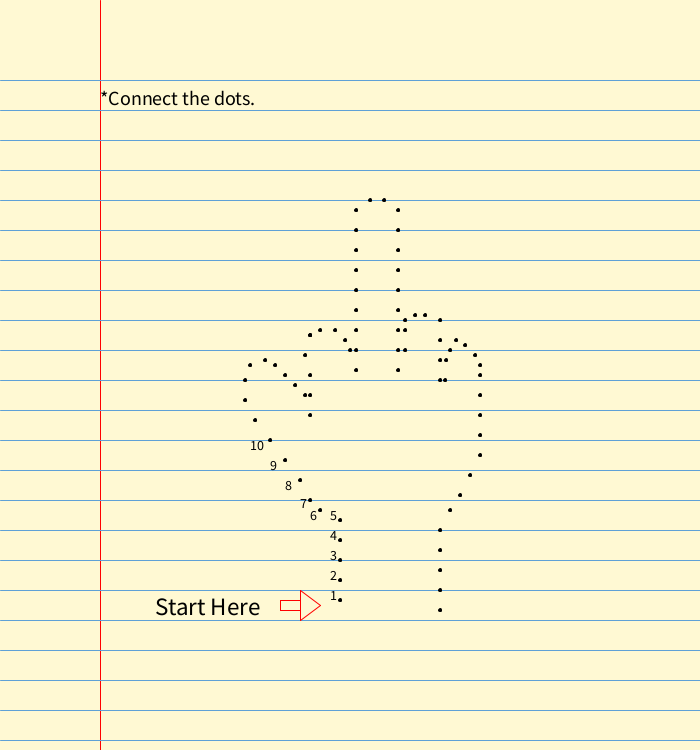
Frame 1 (no input)
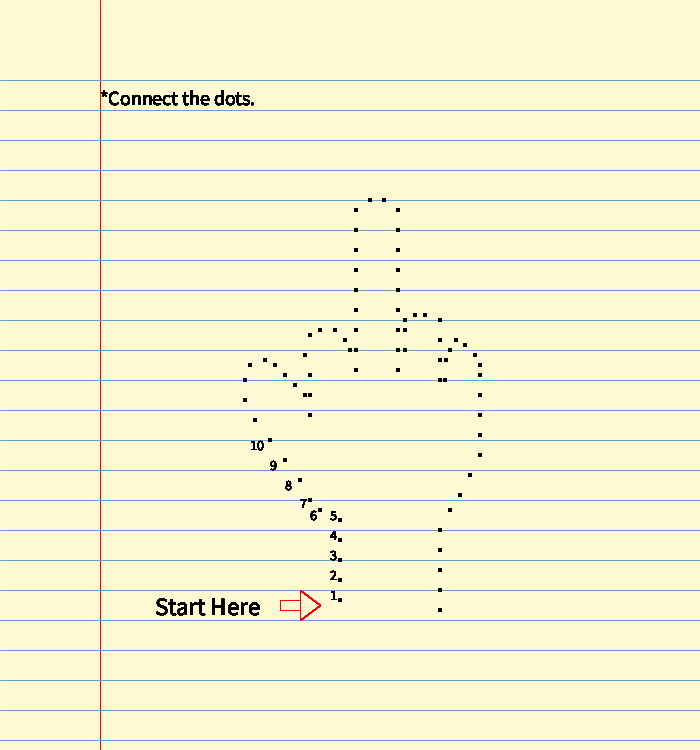
Frame 60 (the mouse pressed at the canvas centre just before this capture)
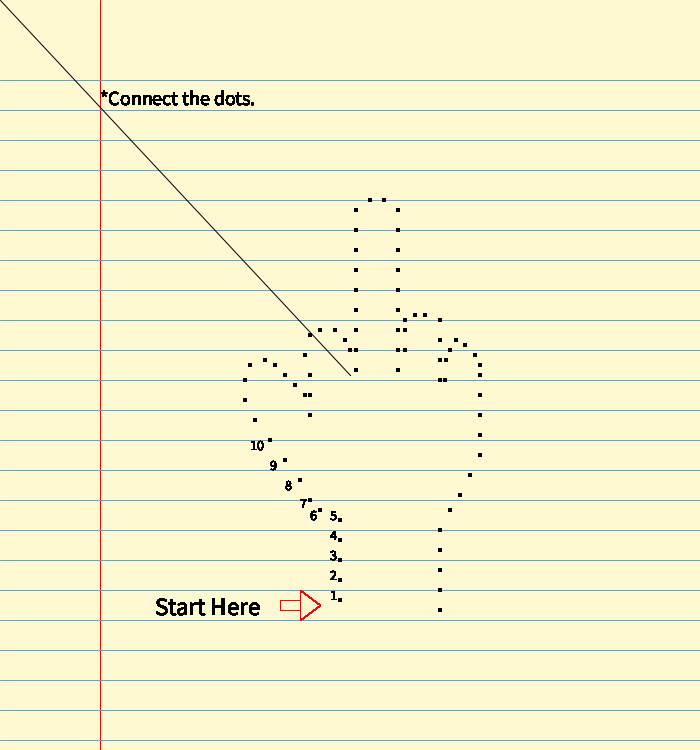
Frame 120 (the mouse held since frame 60 and released just before this capture)

The Processing sketch that drew these frames (run headless with seeded random() and noise(); from frame 60 on, the mouse is pressed at the canvas centre):

// Processing sketch: processing_117716
// ── processing_117716.pde

//this is a connecting-dots exercise
//after connected the dots, then you may press the keyboard
//changes will be shown on the screen
//whatever you are finished the dots connection or not
//you still can press the keyboard whenever you want
//*NoiseWave example from Processing.org has been taken in this work

float yoff= 0.0; 

void setup(){
  size(700,750);
  background(#FFF9D3);
  smooth();
  
  {stroke(255,0,0);     //red line
  line(100,0,100,750);}
  
  {stroke(#5FA1D6);          //using Array function to draw blue lines
  for (int i=80; i<750; i=i+30) {
  line(0, i, 700, i);
}}

}

void draw(){
  stroke(0);                  //using MousePressed function to set mouse as a drawing pen
  
  if (mousePressed == true) {
    line(mouseX, mouseY, pmouseX, pmouseY);

  }
  fill(0);     // fill the dots to be black
  
  ellipse(370,200,3,3);  //middle finger
  ellipse(384,200,3,3);
  ellipse(356,210,3,3); 
  ellipse(356,230,3,3);
  ellipse(356,250,3,3);
  ellipse(356,270,3,3); 
  ellipse(356,290,3,3);
  ellipse(356,310,3,3);
  ellipse(356,330,3,3); 
  ellipse(356,350,3,3);
  ellipse(356,370,3,3);
  
  ellipse(398,210,3,3);  //middle finger
  ellipse(398,230,3,3);
  ellipse(398,250,3,3);
  ellipse(398,270,3,3); 
  ellipse(398,290,3,3);
  ellipse(398,310,3,3);
  ellipse(398,330,3,3); 
  ellipse(398,350,3,3);
  ellipse(398,370,3,3);
  
  ellipse(350,350,3,3);   //index finger
  ellipse(345,340,3,3);
  ellipse(335,330,3,3);
  ellipse(320,330,3,3);
  ellipse(310,335,3,3);
  ellipse(310,335,3,3);
  ellipse(305,355,3,3);
  ellipse(310,375,3,3);
  ellipse(310,395,3,3);
  ellipse(310,415,3,3);
  
  ellipse(305,395,3,3);   //thumb
  ellipse(295,385,3,3);
  ellipse(285,375,3,3);
  ellipse(275,365,3,3);
  ellipse(265,360,3,3); 
  ellipse(250,365,3,3);
  ellipse(245,380,3,3);
  ellipse(245,400,3,3);
  ellipse(255,420,3,3);
  ellipse(270,440,3,3);
  ellipse(285,460,3,3);
  ellipse(300,480,3,3);
  ellipse(310,500,3,3);
  ellipse(320,510,3,3);
  ellipse(340,520,3,3);
  ellipse(340,540,3,3);
  ellipse(340,560,3,3);
  ellipse(340,580,3,3);
  ellipse(340,600,3,3);
  
  ellipse(405,350,3,3);  //ring finger
  ellipse(405,330,3,3);
  ellipse(405,320,3,3);
  ellipse(415,315,3,3);
  ellipse(425,315,3,3);
  ellipse(440,320,3,3);
  ellipse(440,340,3,3);
  ellipse(440,360,3,3);
  ellipse(440,380,3,3);
  
  ellipse(445,380,3,3);  //baby finger
  ellipse(446,360,3,3);
  ellipse(450,350,3,3);
  ellipse(456,340,3,3);
  ellipse(465,345,3,3);
  ellipse(475,355,3,3);
  ellipse(480,365,3,3);
  ellipse(480,375,3,3);
  ellipse(480,395,3,3);
  ellipse(480,415,3,3);
  ellipse(480,435,3,3);
  ellipse(480,455,3,3);
  ellipse(470,475,3,3);
  ellipse(460,495,3,3);
  ellipse(450,510,3,3);
  ellipse(440,530,3,3);
  ellipse(440,550,3,3);
  ellipse(440,570,3,3);
  ellipse(440,590,3,3);
  ellipse(440,610,3,3);
  
  textSize(14);         // label 1-10 for the first 10 points
  text("1",330,600);    //the coordinates of the texts cannot be the same with the ellpise one
  text("2",330,580);    //becasuse the texts will covered the ellipse
  text("3",330,560);
  text("4",330,540);
  text("5",330,520);
  text("6",310,520); 
  text("7",300,508);
  text("8",285,490);
  text("9",270,470); 
  text("10",250,450);

  
  textSize(20);              //giving an instruction to the audience
  text("*Connect the dots.",100,105);
  
  stroke(255,0,0);        //set the arrow be red color 
  line(280,600,300,600);  // the arrow next to the first point
  line(300,600,300,590);
  line(280,610,300,610);
  line(320,605,300,620);
  line(320,605,300,590);
  line(300,600,300,620);
  line(280,600,280,610);
  
  textSize(25);
  text("Start Here",155,615);

   if (keyPressed == true) {    
    beginShape();                    //*source from the example of Processing.org
     float xoff = 0;
  for (float x = 0; x <= width; x += 20) {
    float y = map(noise(xoff, yoff), 0, 0.5, 560,700);
    vertex(x, y); 
    xoff +=0.08;
 }
 yoff+=0.08;
  vertex(width, height);
  vertex(0, height);
  endShape(CLOSE);                    //*source from the example of Processing.org
  
  ellipse(width/2, height/2,mouseX, mouseY);   // when pressing the keyboard ,the mouse will shown as different effect
  
  line(80,110,270,85);     // when pressin the keyboard, the instrcution will be crossed
    textSize(50);
    fill(255);
  text("Yes,I'm  done with this.",110,700);
  
  } else {            //there is no change if keyboard is not getting pressed

  }
}
